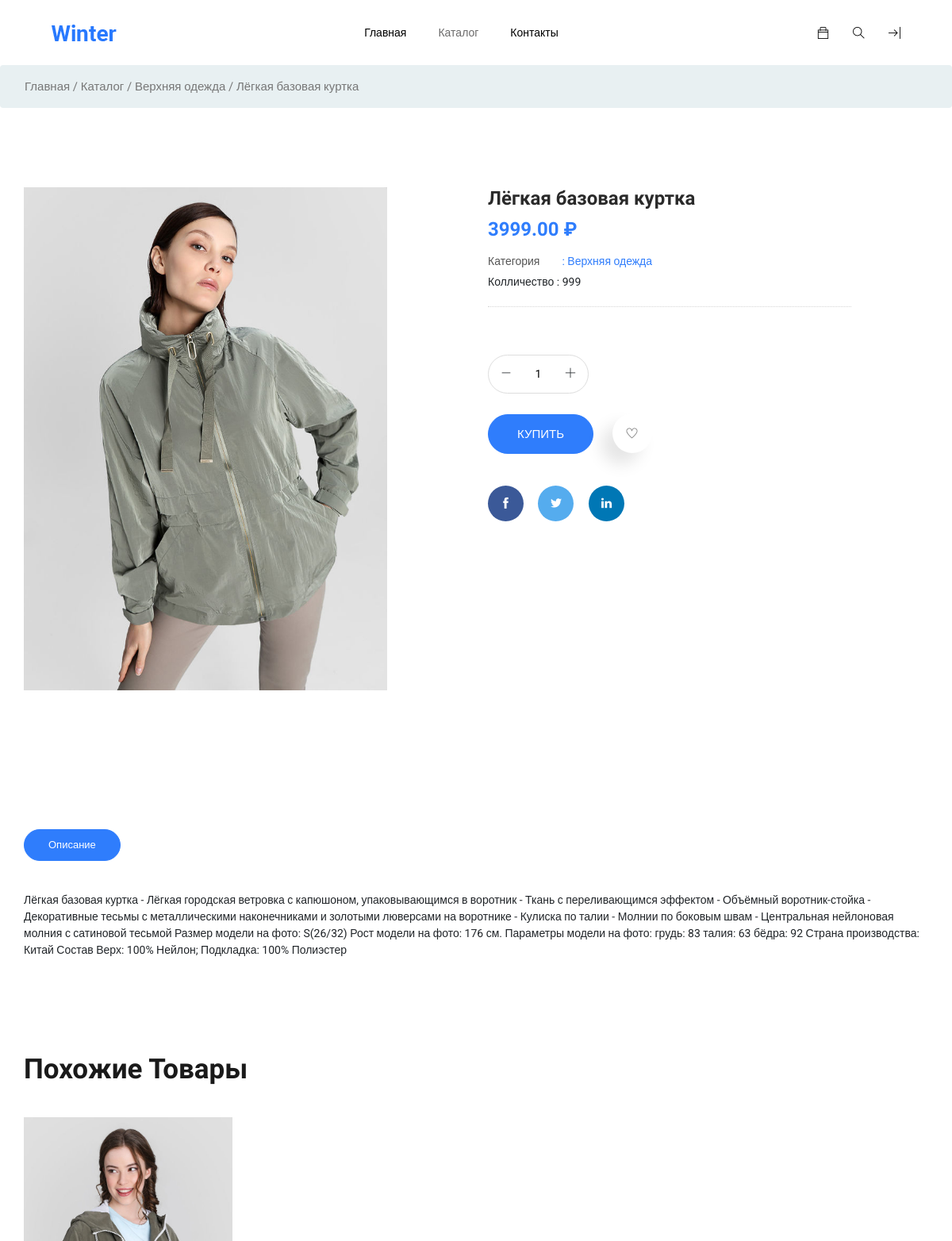
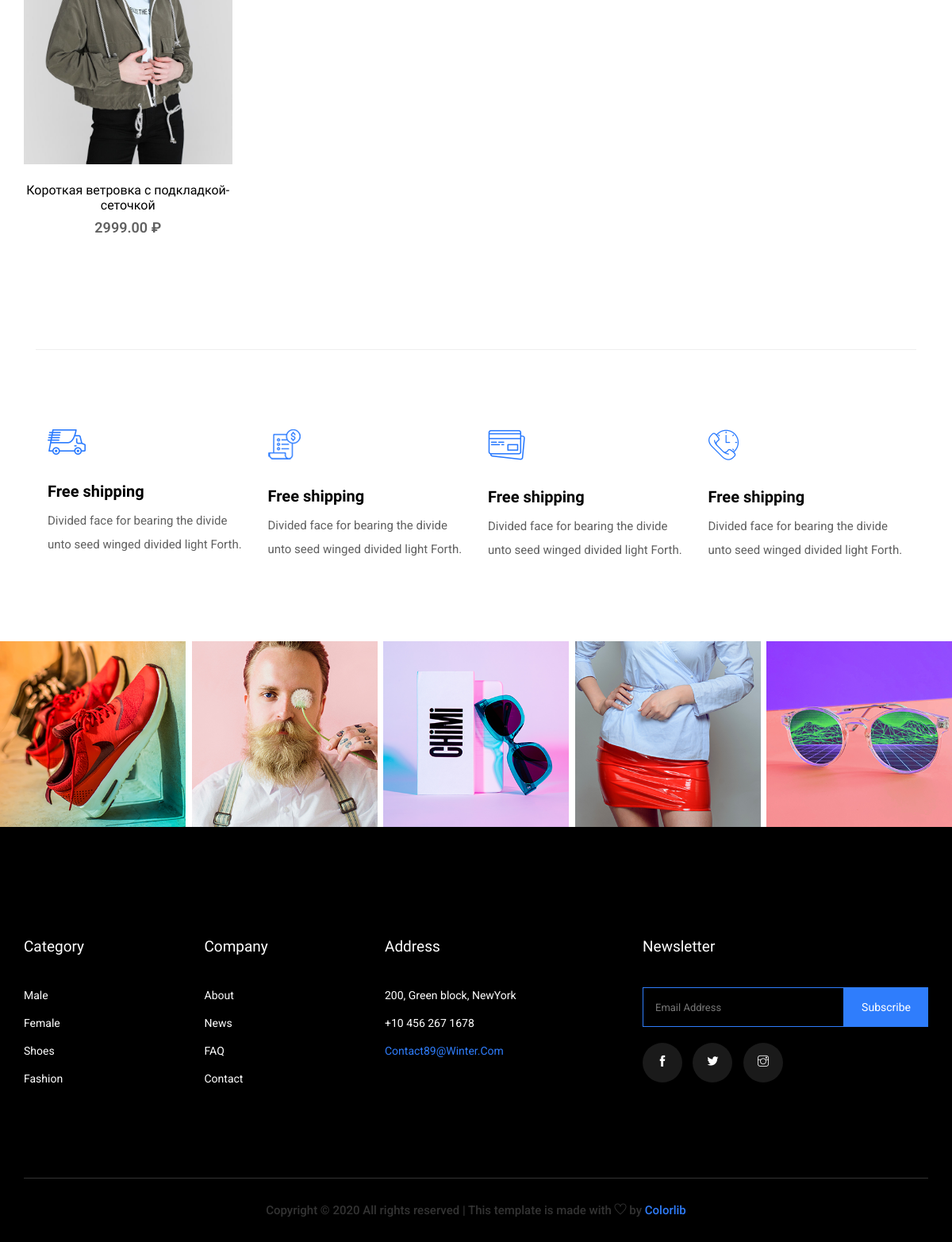
/shop/product/1, run on the app's committed database (2 pictures, top to bottom).
### shop/models.py (models this page shows, shortened)
class Products(models.Model):
    category = models.ForeignKey(ProductCategories, verbose_name='Категория', on_delete=models.CASCADE)
    title = models.CharField('Название продукта', max_length=128, unique=True)
    image = models.ImageField('Изображение продукта', upload_to='products_images', blank=True)
    short_description = models.CharField('Краткое описание', max_length=255, null=True, blank=True)
    description = models.TextField('Описание продукта', null=True, blank=True)
    price = models.DecimalField('Цена продукта', max_digits=8, decimal_places=2, default=0)
    quantity = models.IntegerField('Колличество на складе', default=0)
    created_at = models.DateTimeField('Дата создания', auto_now_add=True)
    updated_at = models.DateTimeField('Дата обновления', auto_now=True)
    class Meta:
        verbose_name = "Товары"
        verbose_name_plural = "Товары"

class ProductCategories(models.Model):
    title = models.CharField('Название категории', max_length=128, unique=True)
    short_description = models.CharField('Краткое описание', max_length=255, null=True, blank=True)
    is_active = models.BooleanField('Статус', default=0)
    created_at = models.DateTimeField('Дата создания', auto_now_add=True)
    updated_at = models.DateTimeField('Дата обновления', auto_now=True)
    class Meta:
        verbose_name = "Категории"
        verbose_name_plural = "Категории"

### shop/views.py (the view)
# urls.py: path('product/<int:pk>', ProductView.as_view(), name='product_view')
class ProductView(DetailClass):
    template_name = 'product.html'
    model = Products
    context_object_name = 'product'
    def get_similar_products(self):
        return Products.objects.filter(category=self.object.category.id).exclude(pk=self.object.id).all()
    def get_context_data(self, **kwargs):
        context = super(ProductView, self).get_context_data(**kwargs)
        context['category'] = self.object.category
        context['similar_products'] = self.get_similar_products()
        return context

### cartapp/models.py (called while the page is built)
    @property
    def total_cart_all_products(self):
        count_products = Cart.objects.filter(cart_uuid=self.cart_uuid).aggregate(Sum('quantity'))
        if count_products['quantity__sum']:
            return count_products['quantity__sum']
        return 0

### mainpage/views.py (called while the page is built)
    def get(self, request, *args, **kwargs):
        cart_uuid = request.COOKIES.get('cart_uuid')
        if cart_uuid is None:
            cart_uuid = uuid.uuid1()
        response = super(CommonClass, self).get(request, *args, **kwargs)
        response.set_cookie('cart_uuid', value=cart_uuid, max_age=30 * 24 * 60 * 60)
        return response

    def cart(self):
        return CartCommon(self.request.COOKIES.get('cart_uuid'))

    def get_context_data(self, **kwargs):
        context = super(DetailClass, self).get_context_data(**kwargs)
        context['cart'] = self.cart()
        context['title'] = self.object.title
        return context

### shop/templates/product.html (shortened to what this page needs)
{% extends 'base.html' %}
{% load static %}
{% block css %}
<link rel="stylesheet" href="{% static 'css/bootstrap.min.css' %}">
<link rel="stylesheet" href="{% static '/css/animate.css' %}">
<link rel="stylesheet" href="{% static 'css/lightslider.min.css' %}">
<link rel="stylesheet" href="{% static 'css/all.css' %}">
<link rel="stylesheet" href="{% static 'css/themify-icons.css' %}">
<link rel="stylesheet" href="{% static 'css/style.css' %}">
{% endblock %}
{% block body_class %}bg-white{% endblock %}
{% block content %}
<section class="breadcrumb breadcrumb_bg">
    <div class="container">
        <div class="row justify-content-center">
            <div class="col-lg-12">
                <div class="breadcrumb_iner">
                    <div class="breadcrumb_iner_item">
                        <p>Главная / Каталог / {{ product.category.title }} / {{ product.title }}</p>
                    </div>
                </div>
            </div>
        </div>
    </div>
</section>
<div class="product_image_area section_padding">
    <div class="container">
        <div class="row s_product_inner">
            <div class="col-lg-5">
                <div class="product_slider_img">
                    <div id="vertical">
                        <div data-thumb="{{ product.image.url }}">
                            <img src="{{ product.image.url }}"/>
                        </div>
                    </div>
                </div>
            </div>
            <div class="col-lg-5 offset-lg-1">
                <div class="s_product_text">
                    <h3>{{ product.title }}</h3>
                    <h2>{{ product.price }} &#8381;</h2>
                    <ul class="list">
                        <li>
                            <a class="active" href="{% url 'shop:category_view' category.id %}">
                                <span>Категория</span> : {{ product.category.title }}
                            </a>
                        </li>
                        <li>
                            <span>Колличество</span> : {{ product.quantity }}
                        </li>
                    </ul>
                    <p>
                    </p>
                    <div class="card_area">
                        <div class="product_count d-inline-block">
                            <span class="inumber-decrement"> <i class="ti-minus"></i></span>
                            <input class="input-number" type="text" value="1" min="0" max="10">
                            <span class="number-increment"> <i class="ti-plus"></i></span>
                        </div>
                        <div class="add_to_cart">
                            <a href="{% url 'cartapp:add' product.id %}" class="btn_3">Купить</a>
                            <a href="{% url 'cabinetapp:wishlist_add' product.id %}" class="like_us"><i
                                    class="ti-heart"></i></a>
                        </div>
                        <div class="social_icon">
                            <a href="#" class="fb"><i class="ti-facebook"></i></a>
                            <a href="#" class="tw"><i class="ti-twitter-alt"></i></a>
                            <a href="#" class="li"><i class="ti-linkedin"></i></a>
                        </div>
                    </div>
                </div>
            </div>
        </div>
    </div>
</div>
<section class="product_description_area">
    <div class="container">
        <ul class="nav nav-tabs" id="myTab" role="tablist">
            <li class="nav-item">
                <a class="nav-link active" id="home-tab" data-toggle="tab" href="#home" role="tab" aria-controls="home"
                   aria-selected="true">Описание</a>
            </li>
        </ul>
        <div class="tab-content" id="myTabContent">
            <div class="tab-pane fade show active" id="home" role="tabpanel" aria-labelledby="home-tab">
                {{ product.description }}
            </div>
        </div>
    </div>
</section>
{% include 'includes/similar_products.html' with similar_products=similar_products %}
{% endblock %}
{% block shipping_details %}
{% include 'includes/shipping_details.html' with border_top='border_top' %}
{% endblock %}
{% block instagram_photo %}
{% include 'includes/instagram_photo.html' %}
{% endblock %}

### shop/templates/includes/similar_products.html (shortened to what this page needs)
{% load static %}
<section class="product_list best_seller padding_bottom">
    <div class="container">
        <div class="row justify-content-center">
            <div class="col-lg-12">
                <div class="section_tittle text-center">
                    <h2>Похожие товары</h2>
                </div>
            </div>
        </div>
        <div class="row">
            {% for product in similar_products %}
            <div class="col-lg-3 col-sm-6">
                <div class="single_category_product">
                    <div class="single_category_img">
                        <img src="{{ product.image.url }}" alt="{{ product.title }}">
                        <div class="category_product_text">
                            <a href="{% url 'shop:product_view' product.id %}"><h5>{{ product.title }}</h5></a>
                            <p>{{ product.price }} &#8381;</p>
                        </div>
                    </div>
                </div>
            </div>
            {% endfor %}
        </div>
    </div>
</section>

### data on the page
Products: category "Верхняя одежда", title "Лёгкая базовая куртка", image (picture), price "3999.00", quantity "999", description "Лёгкая базовая куртка - Лёгкая городская ветровка с капюшоном, упаковывающимся в воротник - Ткань с переливающимся эффектом - Объёмный воротник-стойка - Декоративные тесьмы с металлическими наконечниками и золотыми люверсами на воротнике - Кулиска по талии - Молнии по боковым швам - Центральная нейлоновая молния с сатиновой тесьмой Размер модели на фото: S(26/32) Рост модели на фото: 176 см. Параметры модели на фото: грудь: 83 талия: 63 бёдра: 92 Страна производства: Китай Состав Верх: 100% Нейлон; Подкладка: 100% Полиэстер"
Products: image (picture), title "Короткая ветровка с подкладкой-сеточкой", price "2999.00"
